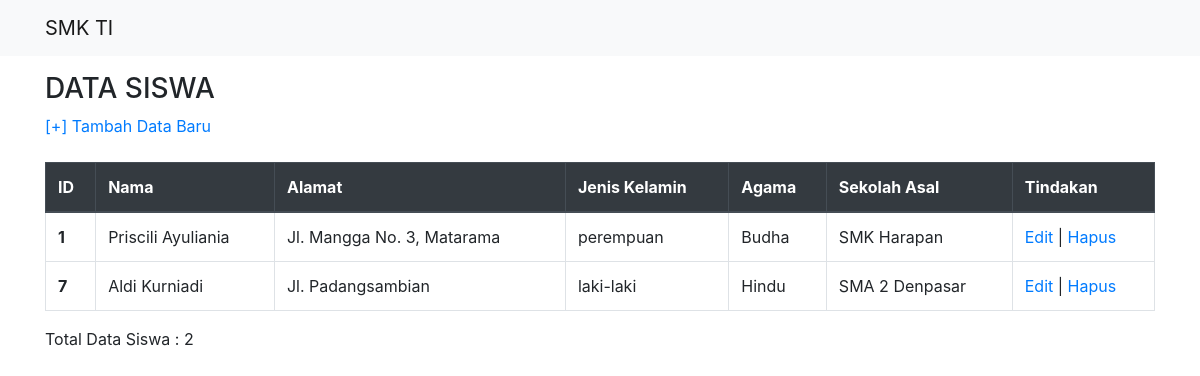
Page /list-siswa.php on the committed database.
### tables this page shows
CREATE TABLE `calon_siswa` (
  `id` int(11) NOT NULL,
  `nama` varchar(64) NOT NULL,
  `alamat` varchar(255) NOT NULL,
  `jenis_kelamin` varchar(16) NOT NULL,
  `agama` varchar(16) NOT NULL,
  `sekolah_asal` varchar(64) NOT NULL
);

### list-siswa.php (the view)
<?php
	require "layout/header.php";
	include("config.php");
?>
<div class="container mt-3">
	<header>
		<h3>DATA SISWA</h3>
	</header>
	<nav>
		<a href="form-daftar.php">[+] Tambah Data Baru</a>
	</nav>
	<br>
	<table border="1" class="table table-bordered">
	<thead class="thead-dark">
		<tr>
			<th>ID</th>
			<th>Nama</th>
			<th>Alamat</th>
			<th>Jenis Kelamin</th>
			<th>Agama</th>
			<th>Sekolah Asal</th>
			<th>Tindakan</th>
		</tr>
	</thead>
	<tbody>
		<?php
		$sql = "SELECT * FROM calon_siswa";
		$query = mysqli_query($db, $sql);
		while($siswa = mysqli_fetch_array($query)){
			echo "<tr>";
			echo "<th>".$siswa['id']."</th>";
			echo "<td>".$siswa['nama']."</td>";
			echo "<td>".$siswa['alamat']."</td>";
			echo "<td>".$siswa['jenis_kelamin']."</td>";
			echo "<td>".$siswa['agama']."</td>";
			echo "<td>".$siswa['sekolah_asal']."</td>";
			echo "<td>";
			echo "<a href='form-edit.php?id=".$siswa['id']."'>Edit</a> | ";
			echo "<a href='hapus.php?id=".$siswa['id']."'>Hapus</a>";
			echo "</td>";
			echo "</tr>";
		}
		?>
	</tbody>
	</table>
	<p>Total Data Siswa : <?php echo mysqli_num_rows($query) ?></p>
</div>
</body>
</html>

### layout/header.php (shortened to what this page needs)
<!DOCTYPE html>
<html>
<head>
	<link rel="stylesheet" type="text/css" href="bootstrap/css/bootstrap.min.css">
</head>
<body>
<nav class="navbar navbar-light bg-light">
	<div class="container">
	  <a class="navbar-brand" href="index.php">SMK TI</a>
  	</div>
</nav>

### rows in the picture
calon_siswa: id "1", nama "Priscili Ayuliania", alamat "Jl. Mangga No. 3, Matarama", jenis_kelamin "perempuan", agama "Budha", sekolah_asal "SMK Harapan"
calon_siswa: id "7", nama "Aldi Kurniadi", alamat "Jl. Padangsambian", jenis_kelamin "laki-laki", agama "Hindu", sekolah_asal "SMA 2 Denpasar"

### other values in the picture
mysqli_num_rows($query) "2"
